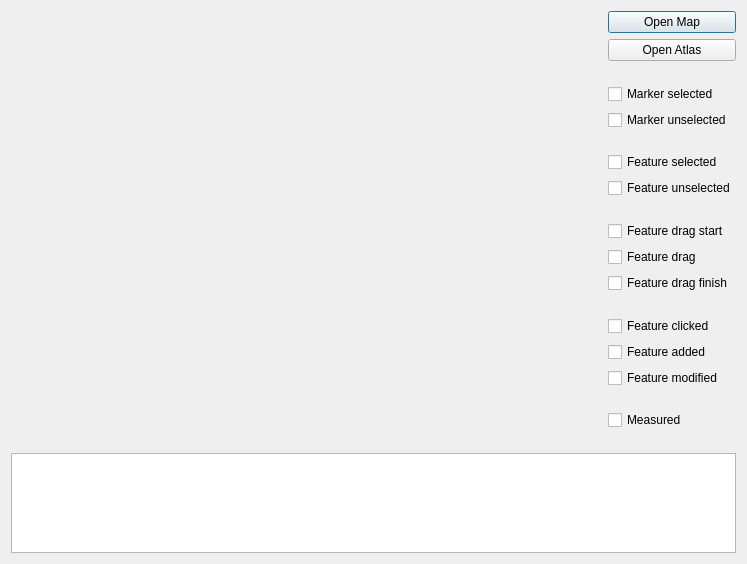
<?xml version="1.0" encoding="UTF-8"?>
<ui version="4.0">
 <class>SelectAndDragWindow</class>
 <widget class="QDialog" name="SelectAndDragWindow">
  <property name="geometry">
   <rect>
    <x>0</x>
    <y>0</y>
    <width>747</width>
    <height>564</height>
   </rect>
  </property>
  <property name="windowTitle">
   <string>Select &amp; Drag</string>
  </property>
  <layout class="QHBoxLayout" name="horizontalLayout">
   <item>
    <layout class="QVBoxLayout" name="verticalLayout_2">
     <item>
      <layout class="QHBoxLayout" name="horizontalLayout_2">
       <item>
        <widget class="PwGisWidget" name="pwgiswidget" native="true">
         <property name="sizePolicy">
          <sizepolicy hsizetype="Expanding" vsizetype="Expanding">
           <horstretch>0</horstretch>
           <verstretch>0</verstretch>
          </sizepolicy>
         </property>
        </widget>
       </item>
       <item>
        <layout class="QVBoxLayout" name="verticalLayout">
         <item>
          <widget class="QPushButton" name="btnOpenMap">
           <property name="text">
            <string>Open Map</string>
           </property>
          </widget>
         </item>
         <item>
          <widget class="QPushButton" name="btnOpenAtlas">
           <property name="text">
            <string>Open Atlas</string>
           </property>
          </widget>
         </item>
         <item>
          <spacer name="verticalSpacer_3">
           <property name="orientation">
            <enum>Qt::Vertical</enum>
           </property>
           <property name="sizeHint" stdset="0">
            <size>
             <width>20</width>
             <height>40</height>
            </size>
           </property>
          </spacer>
         </item>
         <item>
          <widget class="QCheckBox" name="checkBoxMarkerSelected">
           <property name="text">
            <string>Marker selected</string>
           </property>
          </widget>
         </item>
         <item>
          <widget class="QCheckBox" name="checkBoxMarkerUnselected">
           <property name="text">
            <string>Marker unselected</string>
           </property>
          </widget>
         </item>
         <item>
          <spacer name="verticalSpacer_2">
           <property name="orientation">
            <enum>Qt::Vertical</enum>
           </property>
           <property name="sizeHint" stdset="0">
            <size>
             <width>20</width>
             <height>40</height>
            </size>
           </property>
          </spacer>
         </item>
         <item>
          <widget class="QCheckBox" name="checkBoxFeatureSelected">
           <property name="text">
            <string>Feature selected</string>
           </property>
          </widget>
         </item>
         <item>
          <widget class="QCheckBox" name="checkBoxFeatureUnselected">
           <property name="text">
            <string>Feature unselected</string>
           </property>
          </widget>
         </item>
         <item>
          <spacer name="verticalSpacer_5">
           <property name="orientation">
            <enum>Qt::Vertical</enum>
           </property>
           <property name="sizeHint" stdset="0">
            <size>
             <width>20</width>
             <height>40</height>
            </size>
           </property>
          </spacer>
         </item>
         <item>
          <widget class="QCheckBox" name="checkBoxFeatureDragStart">
           <property name="text">
            <string>Feature drag start</string>
           </property>
          </widget>
         </item>
         <item>
          <widget class="QCheckBox" name="checkBoxFeatureDrag">
           <property name="text">
            <string>Feature drag</string>
           </property>
          </widget>
         </item>
         <item>
          <widget class="QCheckBox" name="checkBoxFeatureDragFinish">
           <property name="text">
            <string>Feature drag finish</string>
           </property>
          </widget>
         </item>
         <item>
          <spacer name="verticalSpacer_4">
           <property name="orientation">
            <enum>Qt::Vertical</enum>
           </property>
           <property name="sizeHint" stdset="0">
            <size>
             <width>20</width>
             <height>40</height>
            </size>
           </property>
          </spacer>
         </item>
         <item>
          <widget class="QCheckBox" name="checkBoxFeatureClicked">
           <property name="text">
            <string>Feature clicked</string>
           </property>
          </widget>
         </item>
         <item>
          <widget class="QCheckBox" name="checkBoxFeatureAdded">
           <property name="text">
            <string>Feature added</string>
           </property>
          </widget>
         </item>
         <item>
          <widget class="QCheckBox" name="checkBoxFeatureModified">
           <property name="text">
            <string>Feature modified</string>
           </property>
          </widget>
         </item>
         <item>
          <spacer name="verticalSpacer">
           <property name="orientation">
            <enum>Qt::Vertical</enum>
           </property>
           <property name="sizeHint" stdset="0">
            <size>
             <width>20</width>
             <height>40</height>
            </size>
           </property>
          </spacer>
         </item>
         <item>
          <widget class="QCheckBox" name="checkBoxMeasured">
           <property name="text">
            <string>Measured</string>
           </property>
          </widget>
         </item>
         <item>
          <spacer name="verticalSpacer_6">
           <property name="orientation">
            <enum>Qt::Vertical</enum>
           </property>
           <property name="sizeHint" stdset="0">
            <size>
             <width>20</width>
             <height>40</height>
            </size>
           </property>
          </spacer>
         </item>
        </layout>
       </item>
      </layout>
     </item>
     <item>
      <widget class="QTextEdit" name="txtLog">
       <property name="sizePolicy">
        <sizepolicy hsizetype="Expanding" vsizetype="Fixed">
         <horstretch>0</horstretch>
         <verstretch>0</verstretch>
        </sizepolicy>
       </property>
       <property name="maximumSize">
        <size>
         <width>16777215</width>
         <height>100</height>
        </size>
       </property>
      </widget>
     </item>
    </layout>
   </item>
  </layout>
 </widget>
 <customwidgets>
  <customwidget>
   <class>PwGisWidget</class>
   <extends>QWidget</extends>
   <header location="global">PwGis/pwgiswidget.h</header>
   <container>1</container>
  </customwidget>
 </customwidgets>
 <resources/>
 <connections/>
</ui>
